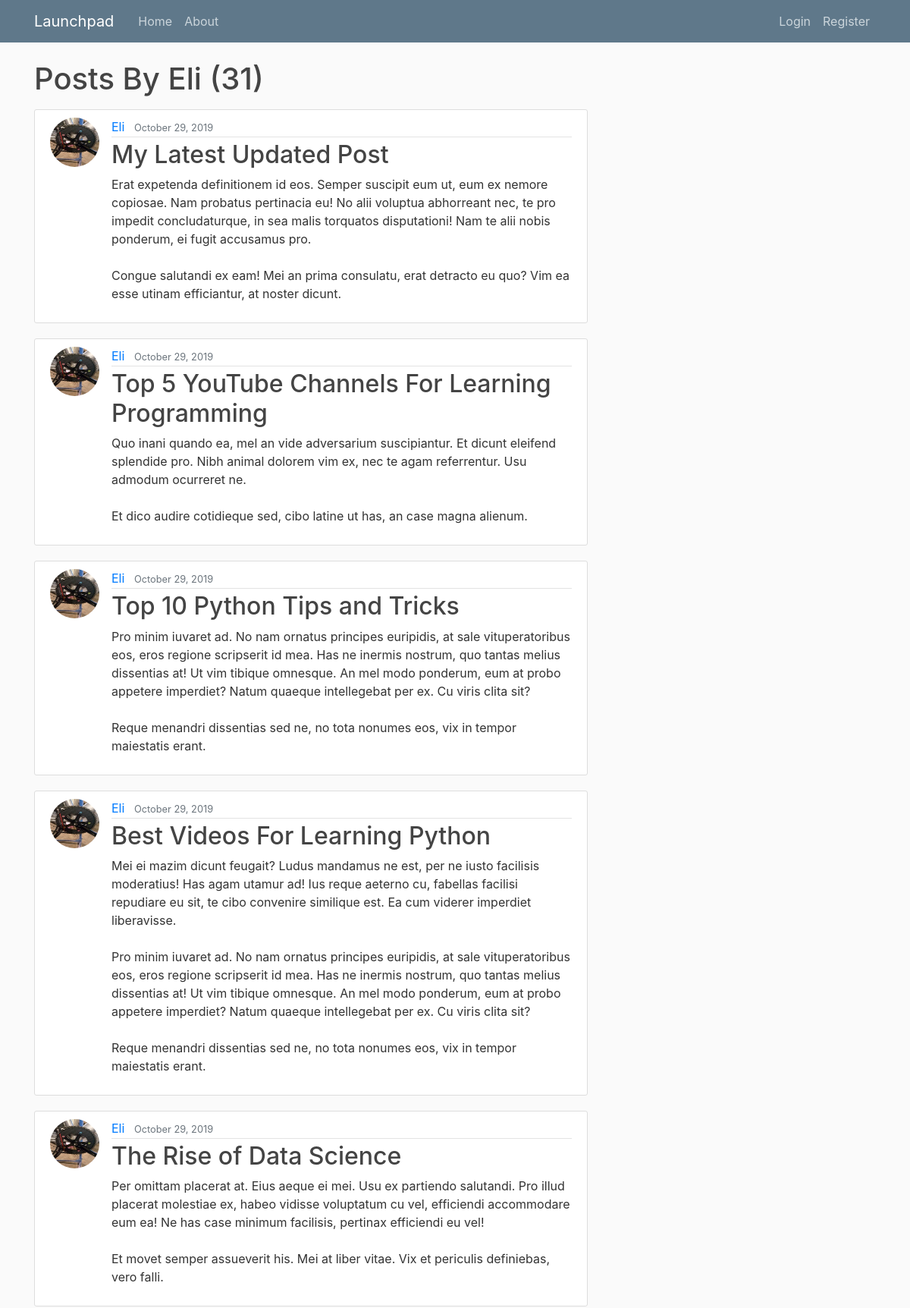
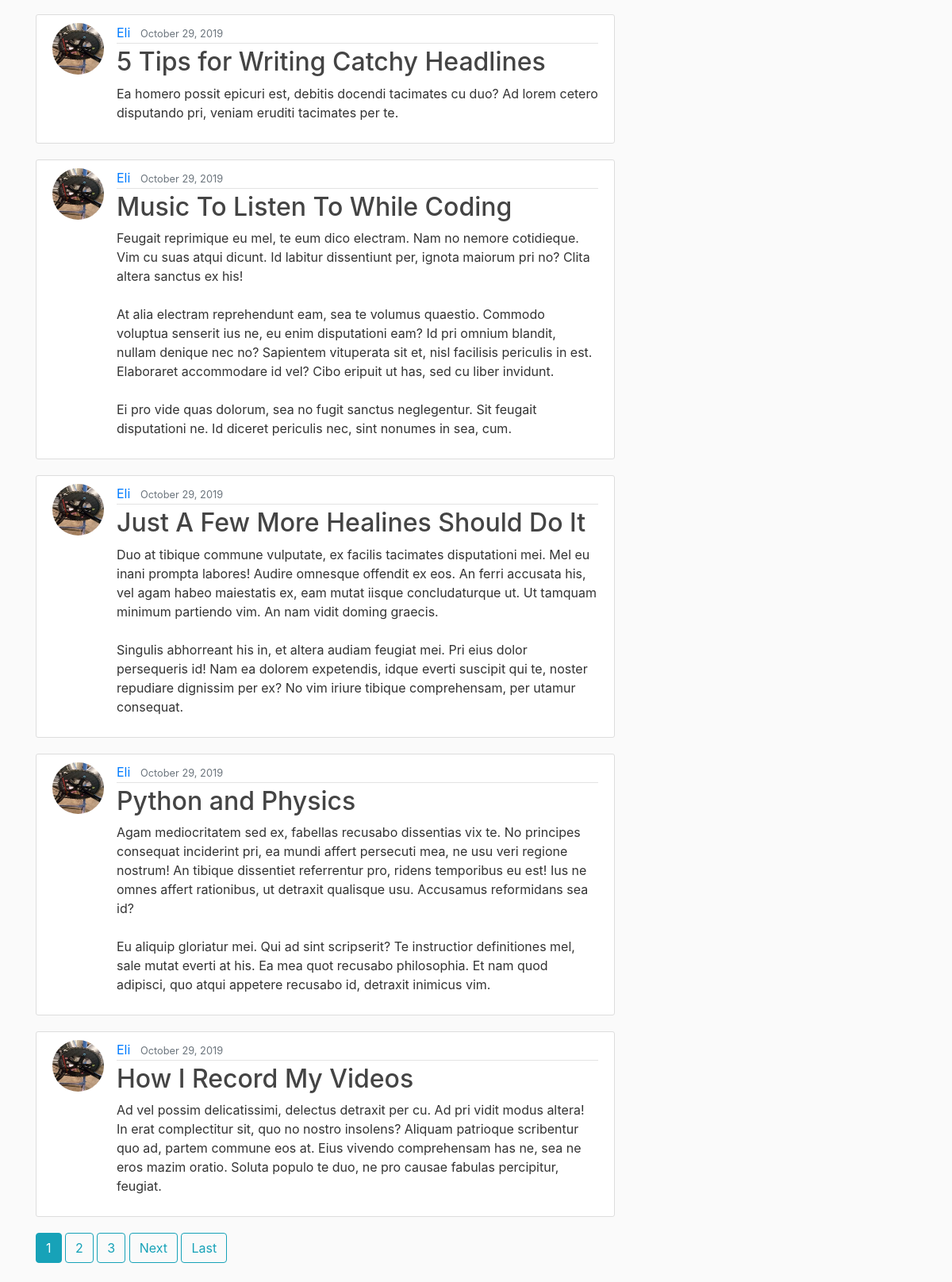
The app's page /user/Eli, older data (2 pictures, top to bottom).
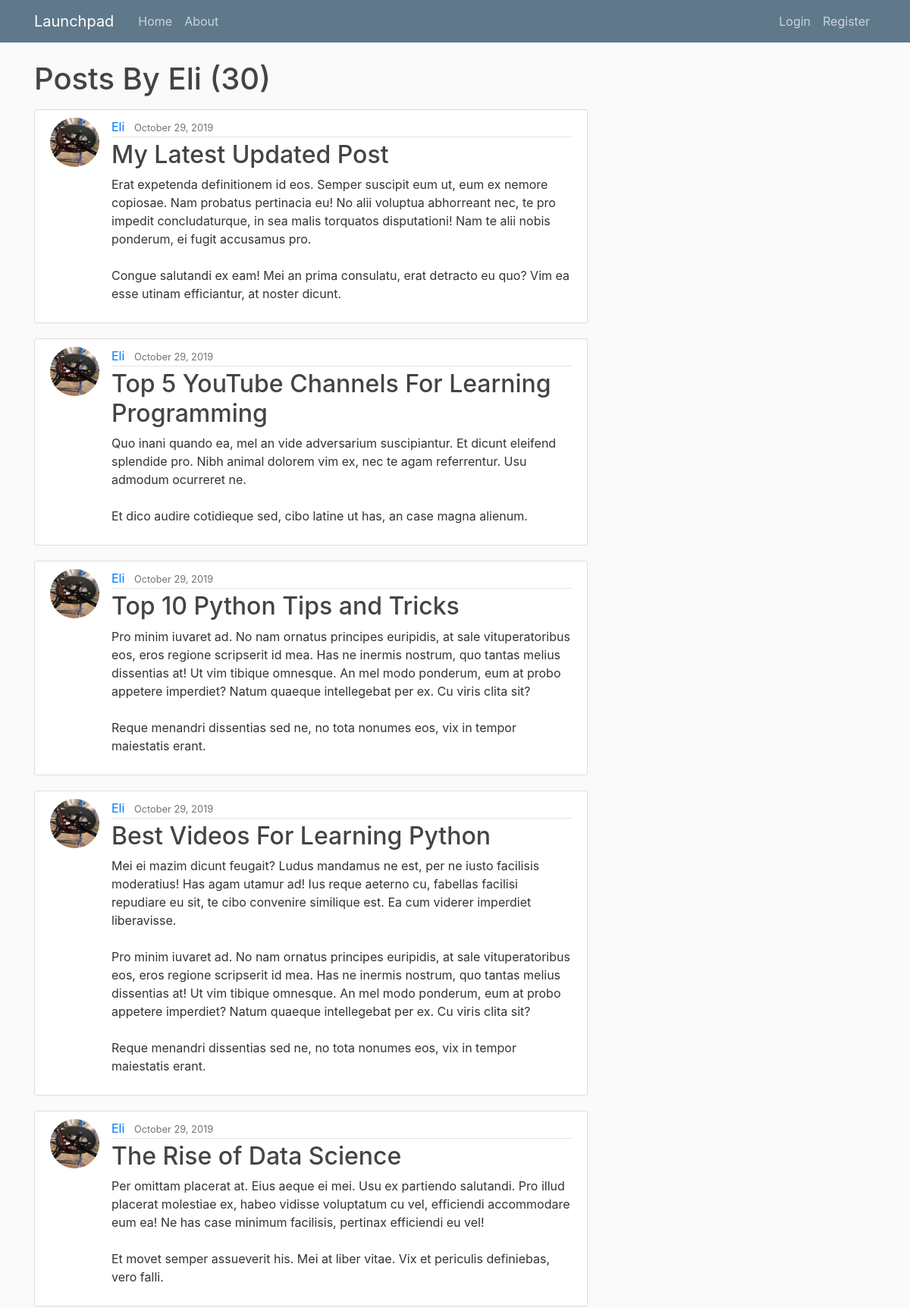
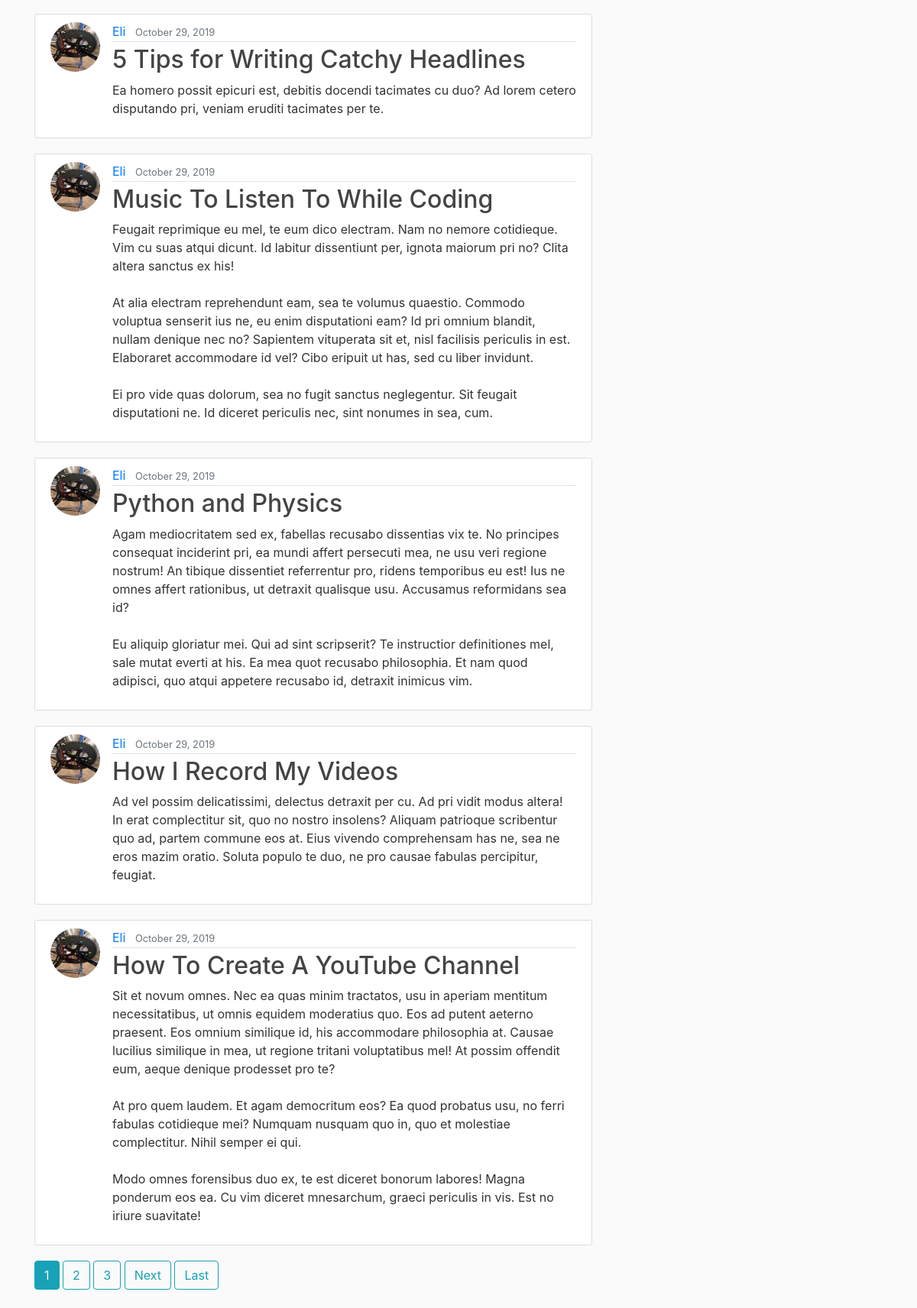
The same page, newer data (2 pictures, top to bottom).
### blog/models.py (models this page shows, shortened)
class Post(models.Model):
    title = models.CharField(max_length=100)
    content = models.TextField()
    launch_date = models.DateTimeField(default=timezone.now)
    date_posted = models.DateTimeField(default=timezone.now)
    author = models.ForeignKey(User, on_delete=models.CASCADE)

### users/models.py (models this page shows, shortened)
class Profile(models.Model):
    user = models.OneToOneField(User, on_delete=models.CASCADE)
    image = models.ImageField(default='default.jpg', upload_to='profile_pics')

### blog/views.py (the view)
# urls.py: path('user/<str:username>', UserPostListView.as_view(), name='user-posts'),
class UserPostListView(ListView):
    model = Post
    template_name = 'blog/user_posts.html'  # <app>/<model>_<viewtype>.html
    context_object_name = 'posts'
    ordering = ['-date_posted']
    paginate_by = 10
    def get_queryset(self):
        user = get_object_or_404(User, username=self.kwargs.get('username'))
        return Post.objects.filter(author=user).order_by('-date_posted')

### blog/templates/blog/user_posts.html (shortened to what this page needs)
{% extends "blog/base.html" %}
{% block content %}
<h1 class="mb-3">Posts By {{ view.kwargs.username }} ({{ page_obj.paginator.count }})</h1>
{% for post in posts %}
<article class="media content-section">
    <img class="rounded-circle article-img" src="{{ post.author.profile.image.url }}">
    <div class="media-body">
        <div class="article-metadata">
            <a class="mr-2" href="{% url 'user-posts' post.author.username %}">{{ post.author }}</a>
            <small class="text-muted">{{ post.date_posted|date:"F d, Y" }}</small>
        </div>
        <h2><a class="article-title" href="{%url 'post-detail' post.id%}">{{ post.title }}</a></h2>
        <p class="article-content">{{ post.content }}</p>
    </div>
</article>
{% endfor %}
    {% if is_paginated %}
      {% for num in page_obj.paginator.page_range %}
        {% if page_obj.number == num %}
          <a class="btn btn-info mb-4" href="?page={{ num }}">{{ num }}</a>
        {% elif num > page_obj.number|add:'-3' and num < page_obj.number|add:'3' %}
          <a class="btn btn-outline-info mb-4" href="?page={{ num }}">{{ num }}</a>
        {% endif %}
      {% endfor %}
      {% if page_obj.has_next %}
        <a class="btn btn-outline-info mb-4" href="?page={{ page_obj.next_page_number }}">Next</a>
        <a class="btn btn-outline-info mb-4" href="?page={{ page_obj.paginator.num_pages }}">Last</a>
      {% endif %}
{%endif%}
{% endblock content %}

### blog/templates/blog/base.html (shortened to what this page needs)
{% load static %}
<!DOCTYPE html>
<html>
<head>
    <link rel="stylesheet" href="https://maxcdn.bootstrapcdn.com/bootstrap/4.0.0/css/bootstrap.min.css"
>
    <link rel="stylesheet" type="text/css" href="{% static 'blog/main.css' %}">
</head>
<body>
<header class="site-header">
    <nav class="navbar navbar-expand-md navbar-dark bg-steel fixed-top">
        <div class="container">
            <a class="navbar-brand mr-4" href="{% url 'blog-home' %}">Launchpad</a>
            <div class="collapse navbar-collapse" id="navbarToggle">
                <div class="navbar-nav mr-auto">
                    <a class="nav-item nav-link" href="{% url 'blog-home' %}">Home</a>
                    <a class="nav-item nav-link" href="{% url 'blog-about' %}">About</a>
                </div>
                <div class="navbar-nav">
                    {% if user.is_authenticated %}
                    <a class="nav-item nav-link" href="{% url 'post-create'%}">Add a new launch</a>
                    <a class="nav-item nav-link" href="{% url 'logout'%}">Logout</a>
                    <a class="nav-item nav-link" href="{% url 'profile'%}">Profile</a>
                    {% else %}
                    <a class="nav-item nav-link" href="{% url 'login'%}">Login</a>
                    <a class="nav-item nav-link" href="{% url 'register'%}">Register</a>
                    {% endif %}
                </div>
            </div>
        </div>
    </nav>
</header>
<main role="main" class="container">
    <div class="row">
        <div class="col-md-8">
            {% block content %}{% endblock %}
</main>
</body>
</html>

### blog/static/blog/main.css (style rules this page uses)
body { background: #fafafa; color: #333333; margin-top: 5rem; }
h1, h2, h3, h4, h5, h6 { color: #444444; }
.bg-steel { background-color: #5f788a; }
.site-header .navbar-nav .nav-link { color: #cbd5db; }
.content-section { background: #ffffff; padding: 10px 20px; border: 1px solid #dddddd; border-radius: 3px; margin-bottom: 20px; }
.article-title { color: #444444; }
.article-content { white-space: pre-line; }
.article-img { height: 65px; width: 65px; margin-right: 16px; }
.article-metadata { padding-bottom: 1px; margin-bottom: 4px; border-bottom: 1px solid #e3e3e3 }

Row changes from the older to the newer data that the page shows:
removed Post: author.profile.image (picture), author "Eli", date_posted "October 29, 2019", title "Just A Few More Healines Should Do It", content "Duo at tibique commune vulputate, ex facilis tacimates disputationi mei. Mel eu inani prompta labores! Audire omnesque offendit ex eos. An ferri accusata his, vel agam habeo maiestatis ex, eam mutat iisque concludaturque ut. Ut tamquam minimum partiendo vim. An nam vidit doming graecis. Singulis abhorreant his in, et altera audiam feugiat mei. Pri eius dolor persequeris id! Nam ea dolorem expetendis, idque everti suscipit qui te, noster repudiare dignissim per ex? No vim iriure tibique comprehensam, per utamur consequat."
now on this page (row edited): Post: author.profile.image (picture), author "Eli", date_posted "October 29, 2019", title "How To Create A YouTube Channel", content "Sit et novum omnes. Nec ea quas minim tractatos, usu in aperiam mentitum necessitatibus, ut omnis equidem moderatius quo. Eos ad putent aeterno praesent. Eos omnium similique id, his accommodare philosophia at. Causae lucilius similique in mea, ut regione tritani voluptatibus mel! At possim offendit eum, aeque denique prodesset pro te? At pro quem laudem. Et agam democritum eos? Ea quod probatus usu, no ferri fabulas cotidieque mei? Numquam nusquam quo in, quo et molestiae complectitur. Nihil semper ei qui. Modo omnes forensibus duo ex, te est diceret bonorum labores! Magna ponderum eos ea. Cu vim diceret mnesarchum, graeci periculis in vis. Est no iriure suavitate!"
Text that changed along with them:
{{ page_obj.paginator.count }}: "31" → "30"
